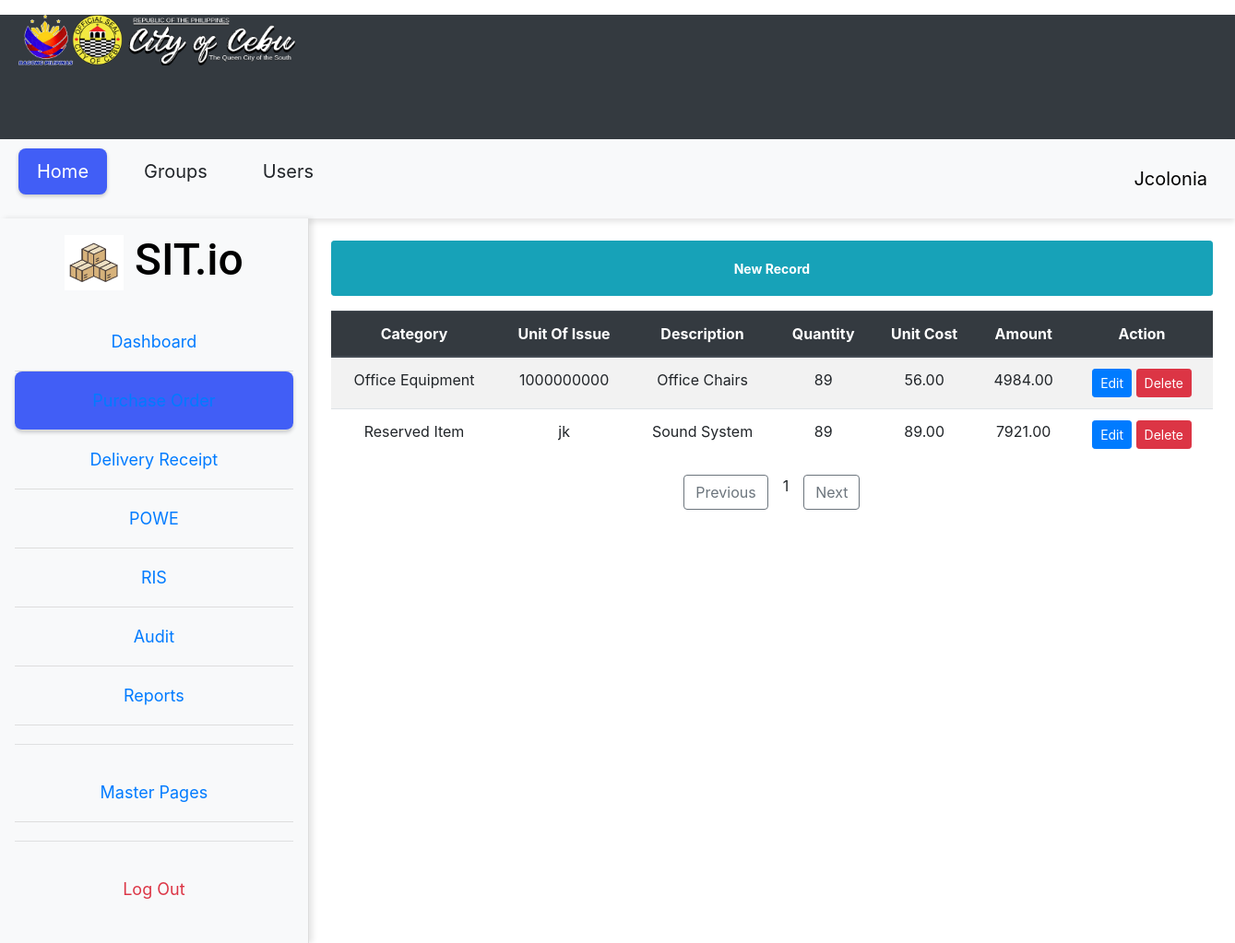
The page /page/view_deatails_purchase_oder.php?id=14 on the database its author committed.
### tables this page shows
CREATE TABLE `pod_items` (
  `id` int(11) NOT NULL,
  `supplier_Id` int(11) DEFAULT NULL,
  `purchase_order_id` int(11) DEFAULT NULL,
  `category` varchar(100) DEFAULT NULL,
  `item_description` varchar(100) DEFAULT NULL,
  `unit_of_measure` varchar(50) DEFAULT NULL,
  `quantity` int(11) DEFAULT NULL,
  `unit_price` decimal(10,2) DEFAULT NULL,
  `amount` decimal(10,2) DEFAULT NULL,
  `serial_Id` int(50) NOT NULL,
  `date_expiry` datetime(6) NOT NULL
);

### util/dbhelper.php (called while the page is built, shortened)
<?php
class DbHelper
{
    private $hostname = "127.0.0.1";
    private $username = "root";
    private $password = "";
    private $database = "inventory_management";
    private $conn;
    public function __construct()
    {
        $this->conn = new mysqli($this->hostname, $this->username, $this->password, $this->database);
    }
public function display_all_pod_items_where_supplier_id($purchase_order_id)
{
    $sql = "SELECT
    purchase_orders.purchase_order_id,
    purchase_orders.purchase_order_number,
    purchase_orders.order_date,
    purchase_orders.mode_of_procurement,
    purchase_orders.procurement_number,
    purchase_orders.procurement_date,
    purchase_orders.place_of_delivery,
    purchase_orders.delivery_date,
    purchase_orders.term_of_delivery,
    purchase_orders.status,
    suppliers.description,
    suppliers.supplier_id,
    pod_items.category,
    pod_items.item_description,
    pod_items.unit_of_measure,
    pod_items.unit_price,
    pod_items.amount,
    pod_items.quantity,
    pod_items.id
FROM
    purchase_orders
LEFT JOIN
    pod_items ON purchase_orders.purchase_order_id = pod_items.purchase_order_id
LEFT JOIN
    suppliers ON purchase_orders.supplier_id = suppliers.supplier_id
WHERE
    purchase_orders.purchase_order_id = ?";
    $stmt = $this->conn->prepare($sql);
    $stmt->bind_param("i", $purchase_order_id);
    if (!$stmt->execute()) {
        die('Execute error: ' . $stmt->error);
    }
    $result = $stmt->get_result();
    $p_order = array();
    while ($row = $result->fetch_assoc()) {
        $p_order[] = (object) $row;
    }
    return $p_order;
}
}

### page/view_deatails_purchase_oder.php (the view, shortened to what this page needs)
<?php
require_once "../util/dbhelper.php";
if (isset($_GET['id'])) {
    $id = $_GET['id'];
} else {
    die("ID is not defined.");
}
$db = new DbHelper();
$unique_id = $db->display_all_pod_items_where_supplier_id($id);
?>
<!DOCTYPE html>
<html lang="en">
<head>
    <link rel="stylesheet" href="../css/style.css">
    <link rel="stylesheet" href="../css/index.css">
    <link rel="stylesheet" href="https://stackpath.bootstrapcdn.com/bootstrap/4.5.2/css/bootstrap.min.css">
</head>
<body>
    <header>
        <div class="logo-title text-center my-3">
        <img src="../img/coclogo.png" width="300" alt="Company Logo" style="margin-right: 87%;">
        </div>
    </header>
    <nav class="main-nav">
        <ul>
            <li>Home</li>
            <li>Groups</li>
            <li>Users</li>
        </ul>
        <div class="profile-section">
        <div style="margin-right:87%; margin-top:10px;" class="logo-title text-center my-3">
        <span>Jcolonia</span>
        </div>
    </nav>
    <div class="container-fluid">
        <div class="row">
            <aside class="col-md-3 sub-menu bg-light p-3 d-flex flex-column align-items-center">
                <h1 class="text-center mb-4">
                    <img src="../img/box.png" height="60" alt="Icon">&nbsp;SIT.io
                </h1>
                <ul class="nav flex-column w-100 text-center">
                    <li class="nav-item">
                        <a class="nav-link" href="../pod.php">Dashboard</a>
                    </li>
                    <li class="nav-item">
                        <a class="nav-link selected" href="../index.php">Purchase Order</a>
                    </li>
                    <li class="nav-item">
                        <a class="nav-link" href="#">Delivery Receipt</a>
                    </li>
                    <li class="nav-item">
                        <a class="nav-link" href="#">POWE</a>
                    </li>
                    <li class="nav-item">
                        <a class="nav-link" href="#">RIS</a>
                    </li>
                    <li class="nav-item">
                        <a class="nav-link" href="#">Audit</a>
                    </li>
                    <li class="nav-item">
                        <a class="nav-link" href="#">Reports</a>
                    </li>
                    <hr class="w-100">
                    <li class="nav-item">
                        <a class="nav-link" href="#">Master Pages</a>
                    </li>
                    <hr class="w-100">
                    <li class="nav-item">
                        <a class="nav-link text-danger" href="../logic/logout.php">Log Out</a>
                    </li>
                </ul>
            </aside>
            <div class="col-md-9 content-wrapper p-4">
                <?php if (!empty($unique_id)) : ?>
                    <button class="details-btn btn btn-info btn-sm w-100 mb-3" style="height: 60px;" onclick="window.location.href='../cnpod.php?supplier_id=<?= urlencode($unique_id[0]->supplier_id); ?>&purchase_order_id=<?= urlencode($unique_id[0]->purchase_order_id); ?>'">
                    <b>New Record</b>
                    </button>
                <?php endif; ?>
                <?php if (empty($unique_id)) : ?>
                    <p class="text-center text-muted font-weight-bold">No purchase records found</p>
                    <button class="details-btn btn btn-info btn-sm" onclick="window.location.href='../cnpod.php?supplier_id=<?= urlencode($unique_id[0]->supplier_id); ?>&purchase_order_id=<?= urlencode($unique_id[0]->purchase_order_id); ?>'">
                        <b>New Record</b>
                    </button>
                <?php else : ?>
                    <table class="table table-striped">
                        <thead class="thead-dark">
                            <tr>
                                <th class="text-center">Category</th>
                                <th class="text-center">Unit Of Issue</th>
                                <th class="text-center">Description</th>
                                <th class="text-center">Quantity</th>
                                <th class="text-center">Unit Cost</th>
                                <th class="text-center">Amount</th>
                                <th class="text-center">Action</th>
                            </tr>
                        </thead>
                        <tbody>
                            <?php foreach ($unique_id as $row) : ?>
                                <tr>
                                    <td class="text-center"><?= htmlspecialchars($row->category); ?></td>
                                    <td class="text-center"><?= htmlspecialchars($row->unit_of_measure); ?></td>
                                    <td class="text-center"><?= htmlspecialchars($row->item_description); ?></td>
                                    <td class="text-center"><?= htmlspecialchars($row->quantity); ?></td>
                                    <td class="text-center"><?= htmlspecialchars($row->unit_price); ?></td>
                                    <td class="text-center"><?= htmlspecialchars($row->amount); ?></td>
                                    <td class="text-center">
                                    <a href="../crud_form/edit_pod.php?id=<?= $row->id ?>&purchase_order_id=<?= $row->purchase_order_id ?>" class="btn btn-primary btn-sm">Edit</a>
                                    <a href="../logic/delete_pod_items.php?id=<?= $row->id ?>&purchase_order_id=<?= $row->purchase_order_id ?>" class="btn btn-danger btn-sm">Delete</a>
                                    </td>
                                </tr>
                            <?php endforeach; ?>
                        </tbody>
                    </table>
                <?php endif; ?>
                <div class="d-flex justify-content-center mt-3">
                    <button class="btn btn-outline-secondary" id="prev-btn">Previous</button>
                    <span class="px-3" id="number-display">1</span>
                    <button class="btn btn-outline-secondary" id="next-btn">Next</button>
                </div>
            </div>
        </div>
    </div>
</body>
</html>

### css/style.css (style rules this page uses)
* { margin: 0; padding: 0; box-sizing: border-box; }
body { font-family: 'Roboto', serif; }
.row::after { content: ""; clear: both; display: table; }
[class*="col-"] { float: left; padding: 20px; }
header { background-color: #343A40; width: 100%; height: 135px; display: flex; align-items: center; padding: 0 20px; color: black; }
.logo-title { font-size: 20px; color: black; }
.main-nav { background-color: #f8f9fa; display: flex; justify-content: space-between; align-items: center; padding: 10px 20px; box-shadow: 0 4px 6px rgba(0, 0, 0, 0.1); }
.main-nav ul { list-style-type: none; display: flex; justify-content: flex-start; }
.main-nav ul li { margin-right: 20px; font-size: 20px; font-weight: 400; padding: 10px 20px; border-radius: 10px; }
.main-nav ul li:first-child { background-color: #415EF6; color: white; border-radius: 8px; box-shadow: 0 2px 4px rgba(0, 0, 0, 0.2); }
.profile-section { display: flex; align-items: center; }
.profile-section span { font-size: 20px; margin-right: 10px; }
.sub-menu { width: 282px; height: 786px; padding: 20px; border-right: 1px solid #ddd; box-shadow: 4px 0 6px rgba(0, 0, 0, 0.1); }
.sub-menu h1 { font-family: 'Roboto', serif; font-size: 48px; color: black; margin-bottom: 20px; }
.sub-menu ul { list-style-type: none; }
.sub-menu ul li { color: black; font-size: 18px; padding: 10px 0; }
.sub-menu ul li:not(:last-child) { border-bottom: 1px solid #ddd; }
.sub-menu hr { margin: 20px 0; }
.sub-menu ul li:nth-child(2) { background-color: #415EF6; color: white; border-radius: 8px; box-shadow: 0 2px 4px rgba(0, 0, 0, 0.2); padding: 10px 20px; }
.sub-menu a { text-decoration: none; }
.btn { padding: 10px 15px; border: none; color: white; border-radius: 5px; cursor: pointer; }

### css/index.css (style rules this page uses)
.details-btn { background-color: #5bc0de; border: none; color: white; padding: 6px 12px; font-size: 14px; cursor: pointer; border-radius: 5px; transition: background-color 0.3s ease; }
button { font-family: 'Arial', sans-serif; margin-right: 5px; }

### rows shown on the page
pod_items: category "Office Equipment", unit_of_measure "1000000000", item_description "Office Chairs", quantity "89", unit_price "56.00", amount "4984.00"
pod_items: category "Reserved Item", unit_of_measure "jk", item_description "Sound System", quantity "89", unit_price "89.00", amount "7921.00"
